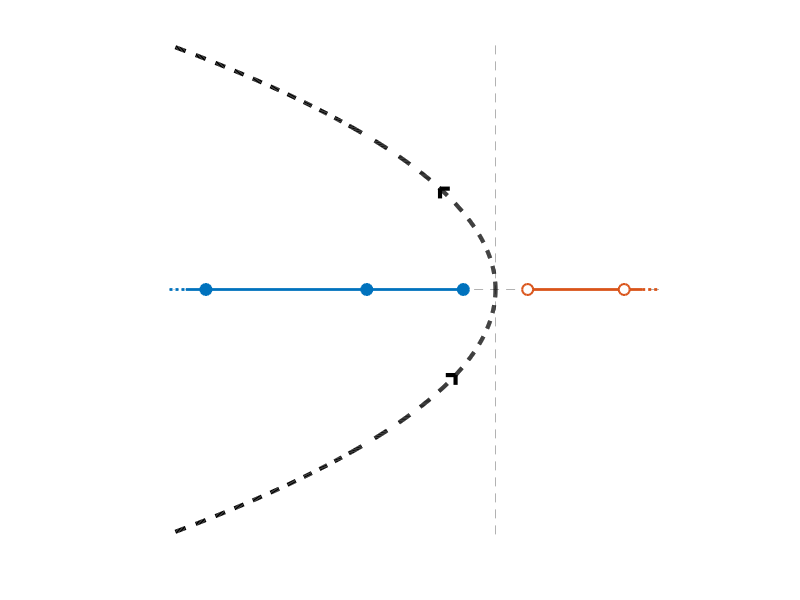

Reproduce this figure in MATLAB.
LW   = 'LineWidth';
MFC  = 'MarkerFaceColor';
cols = get(0, 'DefaultAxesColorOrder');
blue = cols(1,:);
red  = cols(2,:);
grey = .7*[1 1 1];

j = 1:5;
t = linspace(0,20, 1000);

plot([-90, 1e6], [0 0], '--', 'color', grey); hold on
plot([-100 -90], [0 0 ], ':', 'color', grey)
plot([0, 0], [-1e6, 1e6], '--', 'color', grey);

plot([-95 -pi^2], [0 0 ], '-', 'color', blue, LW, 2)
plot([-100 -95], [0 0 ], ':', 'color', blue, LW, 2)

plot(-j.^2*pi^2, zeros(size(j)), 'ok', MFC, blue, ...
    'color', blue, 'markersize', 8, LW, 1.5);
plot([pi^2, 45], [0 0 ], '-', 'color', red, LW, 2)
plot([45 50], [0 0 ], ':', 'color', red, LW, 2)
plot(j.^2*pi.^2, zeros(size(j)), 'ok', MFC, 'w', ...
    'color', red, 'markersize', 8, LW, 1.5);

plot(-t.^2, t, '--k', LW, 3);
plot(-t.^2, -t, '--k', LW, 3);

t1 = 4.125;
x1 = -t1.^2;
y1 = t1;
plot(x1+[0 0 3], y1+[-.4 0 0], '-k', LW, 3);

t1 = -3.5;
x1 = -t1.^2;
y1 = t1;
plot(x1+[0 0 -3], y1+[-.4 0 0], '-k', LW, 3);

hold off

axis off equal square
axis([-100, 50 -10 10])
shg

pause(1)
print -depsc2 ../paper/figures/fig1.eps